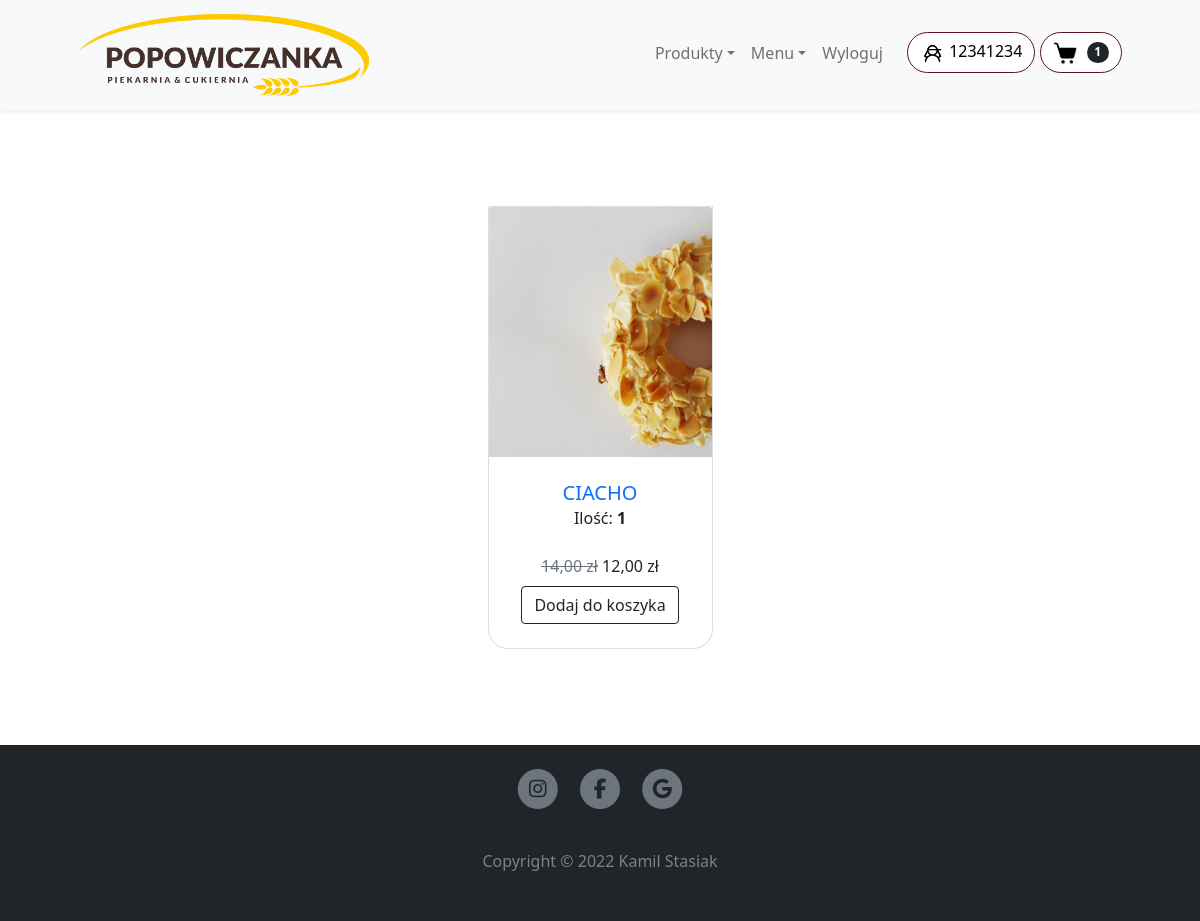
The app's page /koszyk (signed in) with its own data.
### app.py (models this page shows, shortened)
class User(UserMixin, db.Model):
    __tablename__ = "users"
    id = db.Column(db.Integer, primary_key=True)
    username = db.Column(db.String(100))
    surname = db.Column(db.String(100))
    birthdate = db.Column(db.String(100))
    email = db.Column(db.String(100), unique=True)
    phone = db.Column(db.Integer, unique=True)
    password = db.Column(db.String(100))
    accept_tos = db.Column(db.String(100))
    cart_count = db.Column(db.Integer)

class Product(db.Model):
    id = db.Column(db.Integer, primary_key=True)
    category = db.Column(db.String(250))
    product_name = db.Column(db.String(250))
    product_description = db.Column(db.Text)
    img_url = db.Column(db.String(500))
    price = db.Column(db.Integer)
    discount_price = db.Column(db.Integer)
    discount_turn_on = db.Column(db.Integer)

### app.py (the view)
@app.route('/koszyk')
def koszyk():
    all_products = []
    prod_dict = {}
    if not current_user.get_id():
        if 'koszyk' in session:
            for x in session['koszyk']:
                if x not in prod_dict:
                    prod_dict[x] = 1
                    all_products.append(Product.query.filter_by(id=x).first())
                else:
                    prod_dict[x] = prod_dict[x] + 1
        else:
            flash('Koszyk jest pusty!')
            return redirect(url_for('products', category="all"))
    else:
        prod_list = []
        for item in Koszyki.query.filter_by(user_id=current_user.get_id()):
            prod_list.append(item.product_id)
        if len(prod_list) > 0:
            for x in prod_list:
                if x not in prod_dict:
                    prod_dict[x] = 1
                    all_products.append(Product.query.filter_by(id=x).first())
                else:
                    prod_dict[x] = prod_dict[x] + 1
        else:
            flash('Koszyk jest pusty!')
            return redirect(url_for('products', category="all"))
    return render_template("koszyk.html", current_user=current_user, all_products=all_products, prod_dict=prod_dict)

### app.py (called while the page is built)
@login_manager.user_loader
def load_user(user_id):
    return User.query.get(int(user_id))

### templates/koszyk.html (shortened to what this page needs)
{% extends "base.html" %}
{% block main %}
<section class="py-5">
    <div class="container px-4 px-lg-5 mt-5">
        <div class="row gx-4 gx-lg-5 row-cols-2 row-cols-md-3 row-cols-xl-4 justify-content-center">
            {% for product in all_products %}
                    {% if product["discount_turn_on"] == 0 %}
                    <div class="col mb-5">
                        <div class="card h-100" style="border-radius: 0 0 20px 20px !important;">
                            <div>
                                <a href="{{ url_for('view_product', prod_id=product['id'], category=product['category']) }}"><img class="card-img-top img-fluid" src="{{ product['img_url'] }}" style="height: 250px; object-fit: cover;" /></a>
                            </div>
                            <div class="card-body pt-3 pb-2">
                                <div class="text-center" style="height: 60px;">
                                    <a href="{{ url_for('view_product', prod_id=product['id'], category=product['category']) }}" class="text-decoration-none h5">{{  product['product_name']  }}</a>
                                </div>
                            </div>
                            <div class="card-footer pb-4 pt-0 border-top-0 bg-transparent">
                            <div class="text-center pb-2">
                                <a>
                                        {{ product['price'] }} zł
                                </a>
                                <br>
                                <a>Ilość: <strong>{{ prod_dict[product['id']] }}</strong></a>
                            </div>
                                <div class="text-center"><a class="btn btn-outline-dark mt-auto" href="{{ url_for('dodaj_do_koszyka', product_id=product['id'], category='kosz') }}">Dodaj do koszyka</a></div>
                            </div>
                        </div>
                    </div>
                    {% else %}
                    <div class="col mb-5">
                        <div class="card h-100" style="border-radius: 0 0 20px 20px !important;">
                            <div>
                                <a href="{{ url_for('view_product', prod_id=product['id'], category=product['category']) }}"><img class="card-img-top img-fluid" src="{{ product['img_url'] }}" style="height: 250px; object-fit: cover;" /></a>
                            </div>
                            <div class="card-body p-4">
                                <div class="text-center">
                                    <a href="{{ url_for('view_product', prod_id=product['id'], category=product['category']) }}" class="text-decoration-none h5">{{  product['product_name']  }}</a>
                                    <br>
                                    <a>Ilość: <strong>{{ prod_dict[product['id']] }}</strong></a>
                                </div>
                            </div>
                            <div class="card-footer pb-4 pt-0 border-top-0 bg-transparent">
                            <div class="text-center pb-2">
                                <a>
                                    <span class="text-muted text-decoration-line-through">{{ product['price'] }} zł</span>
                                    {{ product['discount_price'] }} zł
                                </a>
                            </div>
                                <div class="text-center"><a class="btn btn-outline-dark mt-auto" href="{{ url_for('dodaj_do_koszyka', product_id=product['id'], category='kosz') }}">Dodaj do koszyka</a></div>
                            </div>
                        </div>
                    </div>
                    {% endif %}
                {% endfor %}
        </div>
    </div>
</section>
{% endblock main %}

### templates/header.html (shortened to what this page needs)
<nav id="navbar_top" class="navbar navbar-expand-lg navbar-light bg-light shadow-sm" style="z-index: 1000; padding:0;">
    <div class="container px-0 px-sm-4 px-lg-5">
        <a class="navbar-brand ml-sm-0" style="padding:0; margin-left:-15px;" href="{{  url_for('index')  }}">
            <img id="nav-img-logo" src="/static/img/popowiczankakolor-kopia.png" height="110" alt="">
        </a>
        <div class="collapse navbar-collapse px-4 pb-1 px-sm-0" id="navbarSupportedContent">
            <ul class="d-flex navbar-nav me-3 mb-2 mb-lg-0">
            <li class="nav-item dropdown">
                    <a class="nav-link dropdown-toggle" id="navbarDropdown2" href="#" role="button"
                       data-bs-toggle="dropdown" aria-expanded="false">Produkty</a>
                </li>
            <li class="nav-item dropdown">
                    <a class="nav-link dropdown-toggle" id="navbarDropdown" href="#" role="button"
                       data-bs-toggle="dropdown" aria-expanded="false">Menu</a>
                </li>
                {% if current_user.get_id() %}
                <li class="nav-item"><a class="nav-link" href="{{  url_for('logout')  }}">Wyloguj</a></li>
                {% else %}
                <li class="nav-item"><a class="nav-link" href="{{  url_for('login')  }}">Zaloguj się</a></li>
                <li class="nav-item"><a class="nav-link" href="{{  url_for('register')  }}">Zarejestruj się</a></li>
                {% endif %}
            </ul>
            {% if current_user.get_id() %}
                <form class="d-flex" style="margin-right: 5px; margin-bottom: 1px;">
                    <a class="btn btn-headd btn-outline-dark" href="{{  url_for('user')  }}"><img src="/static/img/icons8-teenager-female-96.png" width="25px"> {{ current_user.username }}</a>
                </form>
            {% endif %}
            <form class="d-flex">
                <a class="btn btn-outline-dark btn-headf" href="{{  url_for('koszyk')  }}" style="margin-bottom:1px;">
                    <img src="/static/img/icons8-shopping-cart.gif" width="25px">
                    {% if not current_user.get_id() %}
                        {% if 'koszyk' in session %}
                            <span class="badge bg-dark text-white ms-1 rounded-pill">{{ session['koszyk']|length }}</span>
                        {% else %}
                            <span class="badge bg-dark text-white ms-1 rounded-pill">0</span>
                        {% endif %}
                    {% else %}
                        {% if current_user.cart_count == None %}
                            <span class="badge bg-dark text-white ms-1 rounded-pill">0</span>
                        {% else %}
                            <span class="badge bg-dark text-white ms-1 rounded-pill">{{ current_user.cart_count }}</span>
                        {% endif %}
                    {% endif %}
                </a>
            </form>
        </div>
    </div>
</nav>

### records on screen
User: username "12341234", cart_count "1"
Product: img_url (picture), product_name "CIACHO", id "1", price "14,00", discount_price "12,00"
